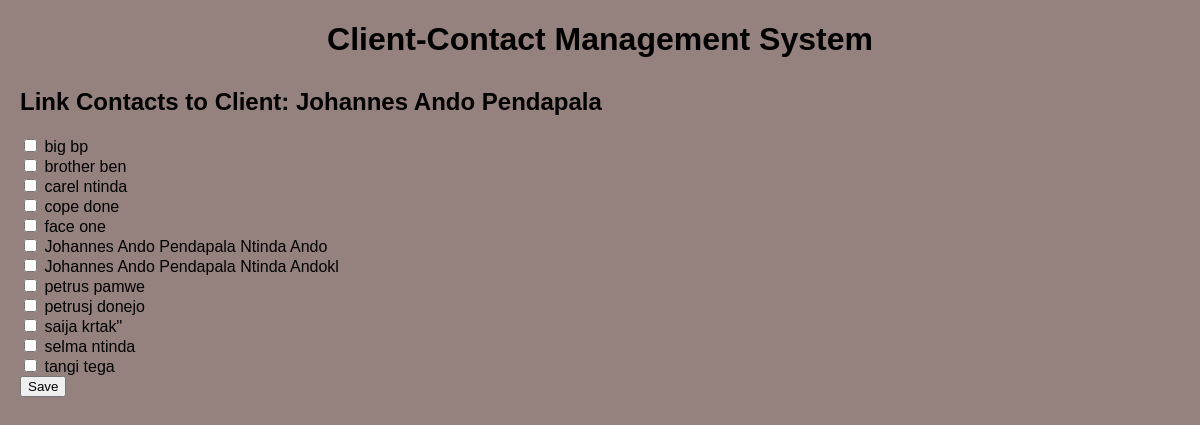
Page /link_contacts.php?client_id=5 on the committed database.
### tables this page shows
CREATE TABLE `clients` (
  `id` int(11) UNSIGNED NOT NULL,
  `name` varchar(255) NOT NULL,
  `description` text DEFAULT NULL,
  `type` varchar(100) DEFAULT NULL,
  `client_code` varchar(10) NOT NULL
);

CREATE TABLE `contacts` (
  `id` int(11) UNSIGNED NOT NULL,
  `name` varchar(100) NOT NULL,
  `surname` varchar(100) NOT NULL,
  `email` varchar(255) NOT NULL
);

### link_contacts.php (the view, shortened to what this page needs)
<?php
include 'DB_Connect.php';
?>
<!DOCTYPE html>
<html>
<head>
  <link rel="stylesheet" href="css/style.css">
</head>
<body>
  <h1>Client-Contact Management System</h1>
<?php
if (isset($_GET['client_id'])) {
    $client_id = $_GET['client_id'];
    $client_query = "SELECT * FROM clients WHERE id = $client_id";
    $client_result = $conn->query($client_query);
    if ($client_result->num_rows > 0) {
        $client = $client_result->fetch_assoc();
    } else {
        die("Client not found.");
    }
} else {
    die("Client ID not provided.");
}
?>
<h2>Link Contacts to Client: <?php echo $client['name']; ?></h2>
<form action="link_contacts.php" method="post">
  <?php
  $contact_query = "SELECT * FROM contacts ORDER BY name ASC";
  $contact_result = $conn->query($contact_query);
  if ($contact_result->num_rows > 0) {
      while ($contact = $contact_result->fetch_assoc()) {
          echo '<input type="checkbox" name="contacts[]" value="' . $contact['id'] . '"> ' . $contact['name'] . ' ' . $contact['surname'] . '<br>';
      }
      echo '<input type="submit" value="Save">';
  } else {
      echo "No contacts found. Please create contacts first.";
  }
  ?>
</form>
</body>
</html>

### css/style.css (style rules this page uses)
body { font-family: Arial, sans-serif; margin: 20px; background-color: #95827E; }
h1 { text-align: center; }
h2 { margin-top: 30px; }
form { margin-bottom: 30px; }

### rows in the picture
clients: name "Johannes Ando Pendapala"
contacts: name "big", surname "bp"
contacts: name "brother", surname "ben"
contacts: name "carel", surname "ntinda"
contacts: name "cope", surname "done"
contacts: name "face", surname "one"
contacts: name "Johannes Ando Pendapala Ntinda", surname "Ando"
contacts: name "Johannes Ando Pendapala Ntinda", surname "Andokl"
contacts: name "petrus", surname "pamwe"
contacts: name "petrusj", surname "donejo"
contacts: name "saija", surname "krtak\""
contacts: name "selma", surname "ntinda"
contacts: name "tangi", surname "tega"
